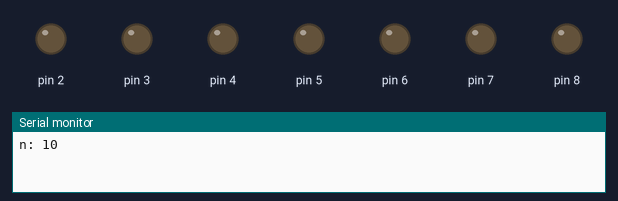
Bench run of a sketch on a simulated Arduino Uno, built with avr-gcc and run on an emulated ATmega328P. On the bench: output pins drawn as LEDs (lit = HIGH), the last lines printed to the serial monitor. Pins used as bus, display or sensor lines are not drawn.

Above: at 0.16 s.
At 0.8 s:
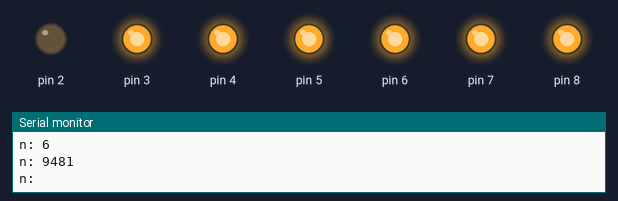
At 4.8 s:
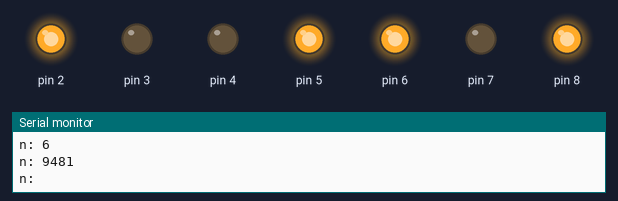
At 6.8 s:
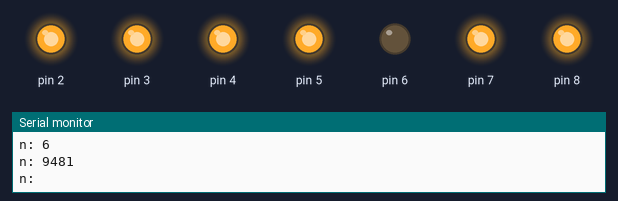
At 8.8 s:
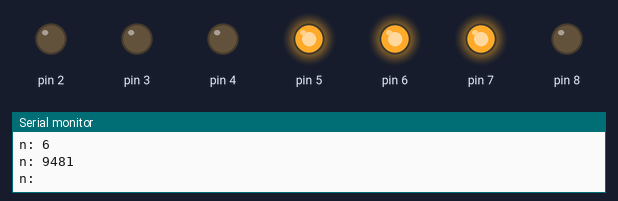
At 18.8 s:
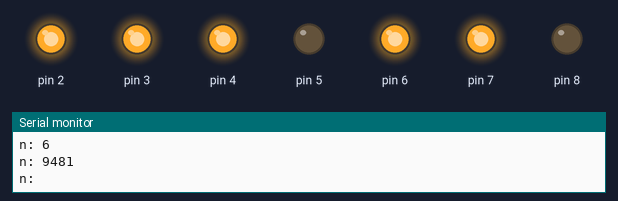
Timing chart, 0 to 20.8 s (numbered marks = the images above):
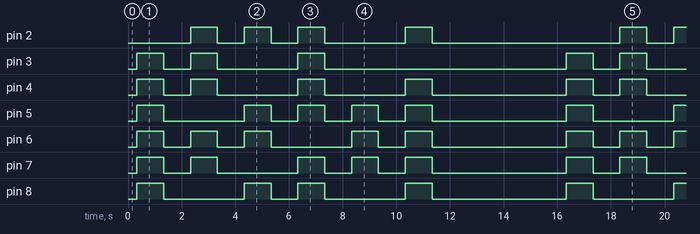

Measured:
- by itself, pin 2: repeats every 16.0 s: 2 × (LOW 1.0 s, HIGH 1.0 s), LOW 3.0 s, HIGH 1.0 s, LOW 7.0 s, HIGH 1.0 s
- by itself, pin 3: repeats every 16.0 s: LOW 1.0 s, HIGH 1.0 s, LOW 3.0 s, HIGH 1.0 s, LOW 9.0 s, HIGH 1.0 s
- by itself, pin 4: repeats every 16.0 s: LOW 1.0 s, 2 × (HIGH 1.0 s, LOW 3.0 s), HIGH 1.0 s, LOW 5.0 s, HIGH 1.0 s
- by itself, pin 5: repeats every 16.0 s: LOW 3.0 s, 3 × (HIGH 1.0 s, LOW 1.0 s), HIGH 1.0 s, LOW 5.0 s, HIGH 1.0 s
- by itself, pin 6: repeats every 16.0 s: 2 × (LOW 1.0 s, HIGH 1.0 s), LOW 3.0 s, HIGH 1.0 s, LOW 1.0 s, HIGH 1.0 s, LOW 5.0 s, HIGH 1.0 s
- by itself, pin 7: repeats every 16.0 s: LOW 1.0 s, HIGH 1.0 s, LOW 3.0 s, 2 × (HIGH 1.0 s, LOW 1.0 s), HIGH 1.0 s, LOW 5.0 s, HIGH 1.0 s
- by itself, pin 8: repeats every 16.0 s: LOW 3.0 s, HIGH 1.0 s, LOW 1.0 s, HIGH 1.0 s, LOW 3.0 s, HIGH 1.0 s, LOW 5.0 s, HIGH 1.0 s

The sketch:

projeto_final_u31.ino
```cpp
//Desenvolvido por: Fernando Lucas e Teophilo Vitor
#include <stdio.h>

int n[10] = {0b11111010, 0b01100000, 0b11011100, 0b11110100, 0b01100110, 0b10110110, 0b10111110, 0b11100000, 0b11111110, 0b11110110};

const float x_test[20][7] ={{4.23124152192407,	0.780309467717684,	4.73069566321714,	2.15619918044502,	0.645429861003741,	3.78790916632293,	2.96986969075046},
    {3.24888300835112,	3.96360535360194,	2.48093370626606,	2.34235998661426,	2.14836463696148,	2.5151469961482,	2.67994042306975},
    {2.16554632990741,	2.6060779001275,	4.48085712989322,	4.64036644665052,	2.91077436368763,	0.280001838168012,	2.22692011380599},
    {0.762151957713143,	0.456854414744083,	0.519661109555184,	0.136257880039196,	3.25290168892076,	2.23282176220286,	2.58650027855},
    {0.53912209699852,	0.515996288930497,	0.651057041400337,	0.768716017553914,	2.72808019324538,	4.34333783654841,	0.110625704423133},
    {4.30006788404007,	2.77679872909223,	0.544231745947496,	2.73675978224,		2.08164476402139,	0.617392969782582,	3.18346143286821},
    {4.01680417345246,	3.36226975177423,	4.87106940773464,	3.00297165970139,	3.12414129765721,	0.740835344084534,	2.02289881376881},
    {4.18926965292184,	2.89572969263963,	0.396910472954065,	4.02934045236676,	4.89035825877264,	0.450775241244141,	2.87821162589539},
    {3.18682864404211,	0.246009491982842,	2.84975675830504,	2.52702426710471,	0.379036824158264,	4.02054039792459,	2.45709297884847},
    {2.78846724647861,	4.34152947108247,	0.0428940572222801,	4.33896449221277,	4.17976296195617,	0.520389822682154,	4.51045951563975},
    {4.75405002486426,	0.773532788537373,	0.195713883460672,	2.53101856884077,	3.93359798339333,	3.46951597299123,	3.72586259690484},
    {4.90673141299352,	2.71636226514646,	3.72007475531398,	2.25496967617331,	3.22634152510037,	2.83609061734319,	4.12772560019289},
    {3.79932738408708,	0.501434608965644,	0.430495635104512,	4.70856848811188,	4.94201256674443,	3.74428778854784,	2.97525618875179},
    {0.595217632285472,	4.29061872355747,	2.61175354558375,	4.80309134547755,	4.18433073523246,	3.11662726390623,	2.76651301057069},
    {0.577832291750433,	0.603045393604821,	0.561380279336064,	0.680588420411198,	3.34858349520416,	3.72044032464396,	0.0762902421358996},
    {3.27087014640231,	4.62699938668171,	2.81346158992014,	2.15128529802797,	4.94122642575873,	4.11368522813727,	3.57036931346176},
    {0.0120791189391476,	2.20890340882747,	3.28254617361558,	3.4191909810849,	3.0067179536927,	4.87380039234021,	4.48437979131644},
    {4.8674491704949,	4.12920336785557,	2.35023643263196,	2.15988645302198,	3.97551711938743,	4.82317377616377,	3.90180519748302},
    {4.98679527052912,	4.70867485772606,	3.97909913010635,	2.11994276752223,	3.32015099877836,	3.29693707280193,	2.89828577695141},
    {4.47004534417757,	2.32050723263463,	2.11302813598642,	3.18826599662708,	2.92249180449155,	0.476472158413763,	4.30157370959935}
};

const float dense_1[7][20] = {{-0.04022649,  0.01311583,  0.2128712 ,  0.03673191, -2.1034918 ,
        -0.12400191, -0.06401231,  0.24323067, -0.53678805, -0.8636676 ,
        -0.21064481,  0.30001962,  0.2589999 ,  0.12051471,  0.14671907,
                               0.9387061 , -0.6293177 ,  0.5901386 ,  0.6600167 ,  0.15299201},
{0.04086897,  0.23465408, -0.03916394,  0.02730575,  0.3052402 ,
        -1.8217739 , -0.11511603, -0.09247869,  0.03089312,  0.4011109 ,
         0.6910111 , -1.0332177 ,  1.2775631 ,  0.3127477 ,  0.29360217,
        0.59912527,  1.0757821 ,  0.70192623, -0.7324807 , -0.29095435},
        {-0.5115854 ,  0.75463027,  0.46590626, -1.6780789 ,  0.5217109 ,
        -0.0777854 , -0.17283241, -1.5077453 ,  0.39752507, -0.28183523,
         0.37622795, -1.0025382 ,  0.94857943, -0.06627414, -0.8077671 ,
        -0.09496963,  0.05365459, -0.7204917 ,  0.653368  ,  0.6384575 },
        {-0.41898602,  0.01744807,  0.41817775,  0.05998835,  0.31658763,
         0.11178113, -0.58234847, -0.22275738,  0.8428555 , -0.5760043 ,
        -0.13725929,  0.49440244, -0.1669679 , -0.01503076, -0.24126819,
        0.34461167, -0.10399879, -0.8816925 , -0.13040656,  1.6055453 },
        {-0.6172311 , -0.0209862 ,  0.6006967 ,  0.10939733,  0.13225955,
         0.06432099, -0.6573587 ,  0.28722712, -0.4070406 ,  0.32565013,
        -0.01808057,  0.2837082 , -0.39966264,  0.12351572,  0.46723682,
        -0.3609397 ,  0.46161422, -0.3406491 , -0.30369762, -0.19361724},
        {-0.38474628, -1.5806255 ,  0.1783985 ,  0.11918026,  0.21115264,
         0.53577155, -0.1621293 , -0.02360822, -0.24666287,  0.55836457,
         0.5496887 , -0.11504924, -0.3541047 , -1.9065013 ,  0.72826046,
        -0.26656485, -0.12573081,  0.11621775,  0.14418747, -0.35624543},
        {-0.5535194 , -0.33825037, -0.16252181,  0.15343376, -0.6988818 ,
         0.05058606, -0.09075207,  0.23098177,  1.8938236 , -0.3295977 ,
        -0.7347805 , -0.23172303, -0.10812666,  0.13805586, -0.12963055,
         1.9781406 ,  0.07499984, -0.9915018 ,  0.32591185, -0.1719027 }
};

const float bias_1[20] = { -0.2779131 , -0.2845455 ,  0.26629567,  0.9639108 ,  0.22113414,
        0.921747  , -0.2917883 ,  0.6556085 , -0.6338754 ,  0.5327968 ,
       -1.0032971 , -0.20552658, -0.14413042,  0.5822046 , -0.47298265,
       -1.0760717 , -0.14343317, -0.4383232 , -0.69550544, -0.44916582
};

const float dense_2[20][4] = {{1.1368499 ,  0.12367865,  0.3721777 , -0.18983023},
{ 0.05871192,  1.752836  ,  1.4680518 ,  0.10566724},
   {-1.0970306 , -0.19539616, -0.17915343, -0.04205158},
    {-0.5903123 ,  1.0437347 , -0.6226559 ,  2.3927262 },
     {-1.2482716 , -1.4953082 , -0.92736757,  0.4439882 },
      {-1.1422653 , -0.8496322 ,  1.8303741 ,  1.2786312 },
       { 1.3721454 ,  0.25074095,  0.12388813,  0.33525118},
        {-0.4475239 ,  1.6249722 , -0.7551471 ,  1.2816839 },
         { 0.31062123,  0.85015345,  1.070784  ,  1.1282474 },
          {-1.0617206 ,  1.4372032 ,  0.6735529 , -0.12067676},
           { 0.85684025, -1.389193  , -1.4763306 , -1.4831631 },
            { 1.2535528 , -1.8552306 , -0.61313546,  1.6577382 },
             {-0.5670995 ,  0.6730364 , -1.0484592 , -1.5545149 },
              {-1.5329454 ,  2.418726  ,  0.8798953 ,  1.3895417 },
               { 1.3555722 , -0.58608496, -1.5989227 ,  1.6732334 },
                {-1.0258131 ,  1.3500487 ,  0.88530695, -1.0895125 },
                 { 0.71920806,  1.1273816 , -0.42542148,  0.4779404 },
                  { 0.24953696,  1.0434349 , -0.6941112 , -1.5584079 },
                   { 1.4255183 , -0.2992743 ,  0.5453169 , -0.91159767},
                    { 0.87303084, -2.1349382 , -1.3994145 , -0.22722326}
};

const float bias_2[4] = { -0.9459212 , -0.13173708,  0.04956673, -0.06590446 };


int predict(float v1, float v2, float v3, float v4, float v5, float v6, float v7){
  float input[7] = {v1,v2,v3,v4,v5,v6,v7};
  float n1[20] = {0,0,0,0,0,0,0,0,0,0,0,0,0,0,0,0,0,0,0,0};
  float n2[4] = {0,0,0,0};

  //camada dense 1
  for(int i=0;i<7;i++){
    for(int j=0;j<20;j++){
      if(dense_1[i][j] != 0. ){
        n1[j] += input[i]*dense_1[i][j];
      }
    }
  }

  //bias1
  for(int i=0;i<20;i++){
    if(bias_1[i]!=0.)
      n1[i]+=bias_1[i];
  }

  //tanh
  for(int i=0;i<7;i++){
  	n1[i] = tanh(n1[i]);
  }

  //camada dense 2
  for(int i=0;i<20;i++){
    for(int j=0;j<4;j++){
      if(dense_2[i][j] != 0. ){
        n2[j] += n1[i]*dense_2[i][j];
      }
    }
  }

  //bias2
  for(int i=0;i<4;i++){
    if(bias_1[i]!=0.)
      n2[i]+=bias_2[i];
  }

  //camada de saída: sigmoid
  float p1 = (1 / (1 + exp(-n2[0])));
  float p2 = (1 / (1 + exp(-n2[1])));
  float p3 = (1 / (1 + exp(-n2[2])));
  float p4 = (1 / (1 + exp(-n2[3])));

  int dig1 = roundf(p1);
  int dig2 = roundf(p2);
  int dig3 = roundf(p3);
  int dig4 = roundf(p4);

  return 8 * dig1 + 4 * dig2 + 2 * dig3 + 1 * dig4;
}

//Função para armazenar saída em um vetor
void armazenaVetor(int v[], int aux){
  int i=0;
  while(i<20){
    float g = x_test[i][0];
    float f = x_test[i][1];
    float e = x_test[i][2];
    float d = x_test[i][3];
    float c = x_test[i][4];
    float b = x_test[i][5];
    float a = x_test[i][6];
    v[i] = predict(g,f,e,d,c,b,a);
    i+=1;
  }
}
//Função para ordenar vetor
void merge(int arr[], int p, int q, int r) {
  int n1 = q - p + 1;
  int n2 = r - q;
  int L[n1], M[n2];
  for (int i = 0; i < n1; i++)
    L[i] = arr[p + i];
  for (int j = 0; j < n2; j++)
    M[j] = arr[q + 1 + j];
  int i, j, k;
  i = 0;
  j = 0;
  k = p;
  while (i < n1 && j < n2) {
    if (L[i] <= M[j]) {
      arr[k] = L[i];
      i++;
    } else {
      arr[k] = M[j];
      j++;
    }
    k++;
  }
  while (i < n1) {
    arr[k] = L[i];
    i++;
    k++;
  }
  while (j < n2) {
    arr[k] = M[j];
    j++;
    k++;
  }
}
//Função para ordenar vetor
void mergeSort(int arr[], int l, int r) {
  if (l < r) {
    int m = l + (r - l) / 2;
    mergeSort(arr, l, m);
    mergeSort(arr, m + 1, r);
    merge(arr, l, m, r);
  }
}

int main(){

  Serial.begin(9600);

  //leds
  DDRD |= 0b11111111;
  PORTD = 0b00000000;
  DDRB |= 0b00000001;
  PORTB = 0b00000000;

  int i =0, aux=0, v[20], aux1[7];
  armazenaVetor(v, aux);
  for(i=0; i<28; i++){
	Serial.print("n: ");
    Serial.println(v[i]);
  }
  int n_aux = sizeof(v)/sizeof(v[0]);
  mergeSort(v, 0, n_aux - 1);

  i=0;
  int z=0, x=0;
  //Remoção de valores duplicados
  while(z<10){
    if(i==1 || i==3 || i==5 || i==8){
      i++;
    }
    else if(v[x] == i){
      aux1[z] = i;
      i++;
      x++;
      z++;
    }
    else{
	  x++;
    }
  }

  i=0;
  while(1){
    if(i>7){
    	i = 0;
    }
    switch (aux1[i])
    {
      case 0:
        PORTD = n[0] ;
 		PORTB = 0b00000001;
        break;
      case 1:
        PORTD = n[1];
        break;
      case 2:
        PORTD = n[2];
        break;
      case 3:
        PORTD = n[3];
        break;
      case 4:
        PORTD = n[4];
		PORTB = 0b00000001;
        break;
      case 5:
        PORTD = n[5];
		PORTB = 0b00000001;
        break;
      case 6:
        PORTD = n[6];
		PORTB = 0b00000001;
        break;
      case 7:
        PORTD = n[7];
        break;
      case 8:
        PORTD = n[8];
		PORTB = 0b00000001;
        break;
      case 9:
        PORTD = n[9];
      	PORTB = 0b00000001;
        break;

      default:
        break;
    }
  	_delay_ms(1000);
    PORTD &= 0b00000000; //apaga todos os leds da porta D
    PORTB &= 0b00000000; //apaga todos os leds da porta B
    i++;
  	_delay_ms(1000);
  }
}
```
